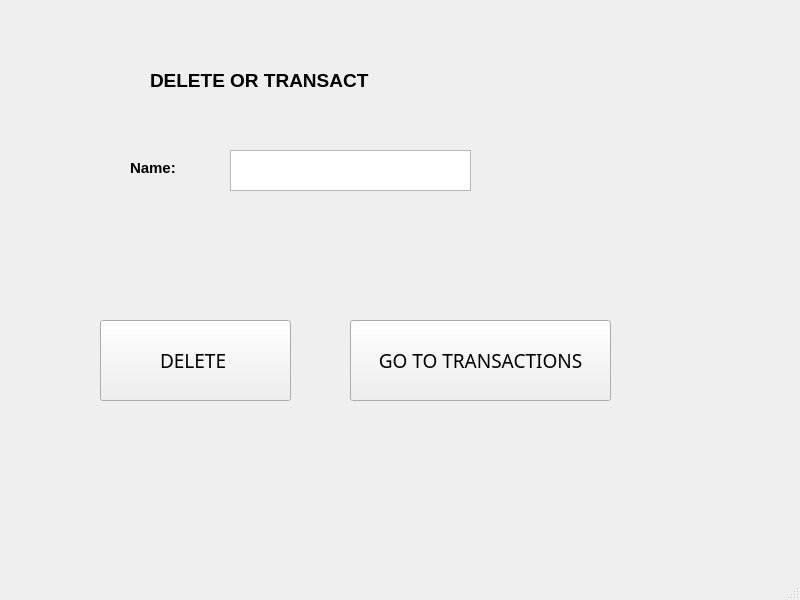
<?xml version="1.0" encoding="UTF-8"?>
<ui version="4.0">
 <class>MainWindow</class>
 <widget class="QMainWindow" name="MainWindow">
  <property name="geometry">
   <rect>
    <x>0</x>
    <y>0</y>
    <width>800</width>
    <height>600</height>
   </rect>
  </property>
  <property name="windowTitle">
   <string>MainWindow</string>
  </property>
  <widget class="QWidget" name="centralwidget">
   <widget class="QPushButton" name="pushButton">
    <property name="geometry">
     <rect>
      <x>100</x>
      <y>320</y>
      <width>191</width>
      <height>81</height>
     </rect>
    </property>
    <property name="font">
     <font>
      <family>MS Gothic</family>
      <pointsize>14</pointsize>
     </font>
    </property>
    <property name="text">
     <string>DELETE </string>
    </property>
   </widget>
   <widget class="QPushButton" name="pushButton_2">
    <property name="geometry">
     <rect>
      <x>350</x>
      <y>320</y>
      <width>261</width>
      <height>81</height>
     </rect>
    </property>
    <property name="font">
     <font>
      <family>MS Gothic</family>
      <pointsize>14</pointsize>
     </font>
    </property>
    <property name="text">
     <string>GO TO TRANSACTIONS</string>
    </property>
   </widget>
   <widget class="QLabel" name="label_5">
    <property name="geometry">
     <rect>
      <x>130</x>
      <y>160</y>
      <width>111</width>
      <height>16</height>
     </rect>
    </property>
    <property name="font">
     <font>
      <pointsize>11</pointsize>
      <weight>75</weight>
      <bold>true</bold>
     </font>
    </property>
    <property name="text">
     <string>Name:</string>
    </property>
   </widget>
   <widget class="QPlainTextEdit" name="Edit_2">
    <property name="geometry">
     <rect>
      <x>230</x>
      <y>150</y>
      <width>241</width>
      <height>41</height>
     </rect>
    </property>
    <property name="font">
     <font>
      <family>MS Sans Serif</family>
      <pointsize>12</pointsize>
      <weight>75</weight>
      <italic>true</italic>
      <bold>true</bold>
     </font>
    </property>
   </widget>
   <widget class="QLabel" name="label_3">
    <property name="geometry">
     <rect>
      <x>150</x>
      <y>50</y>
      <width>281</width>
      <height>61</height>
     </rect>
    </property>
    <property name="font">
     <font>
      <pointsize>14</pointsize>
      <weight>75</weight>
      <bold>true</bold>
     </font>
    </property>
    <property name="text">
     <string>DELETE OR TRANSACT</string>
    </property>
   </widget>
  </widget>
  <widget class="QMenuBar" name="menubar">
   <property name="geometry">
    <rect>
     <x>0</x>
     <y>0</y>
     <width>800</width>
     <height>26</height>
    </rect>
   </property>
  </widget>
  <widget class="QStatusBar" name="statusbar"/>
 </widget>
 <resources/>
 <connections/>
</ui>
